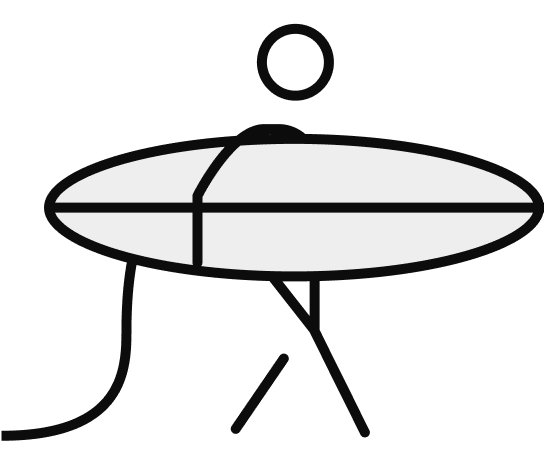
#> input picture icons/HireIconPreEdit.png, 545 x 459 px, found by its file name
$ jupyter execute --allow-errors image_editing.ipynb
#> lines starting #> are read from the running program, lines starting #| are printed output that depends on the picture; after the words box and inside, x2 and y2 are one past the last pixel; in counts of white or black regions, pixels touching at a corner belong together
[cell 1]
from svglib.svglib import svg2rlg
from reportlab.graphics import renderPDF, renderPM
import PIL
import numpy as np
import matplotlib.pyplot as plt
from scipy.ndimage import gaussian_filter
from io import BytesIO
import svgwrite
import cv2
import svgwrite
from IPython.display import SVG, display

[cell 2]
icon_name = "hireIconPreEdit"

[cell 3]
image = PIL.Image.open(f'icons/{icon_name}.png')
#> image is the input picture: PIL image 545x459 RGBA; mean R, G, B, A 40.6, 40.6, 40.6, 67.6
data = np.asarray(image)
print(data.shape)
#| (459, 545, 4)
image

[cell 4]
flat_arr = data.reshape((data.shape[0]*data.shape[1], 4))
arr = flat_arr.T

# create a 2x2 grid of subplots
#> (the rest of this cell did not finish here and is left out)

[cell 5]
smooth = False

# extract the RGB components
rgb_data = data[:, :, :3]
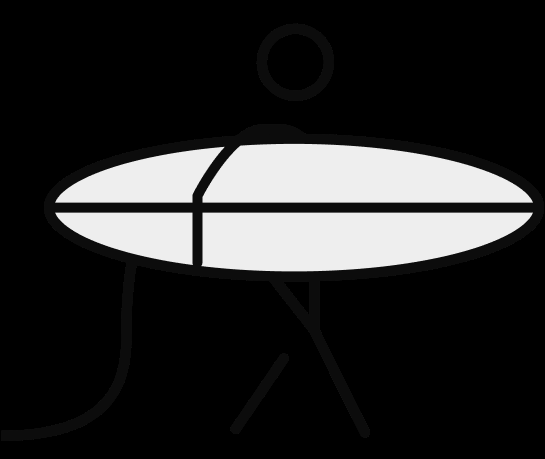
#> rgb_data: shape (459, 545, 3); min 0, max 238, mean 40.6
a_data = np.expand_dims(data[:, :, -1],-1)
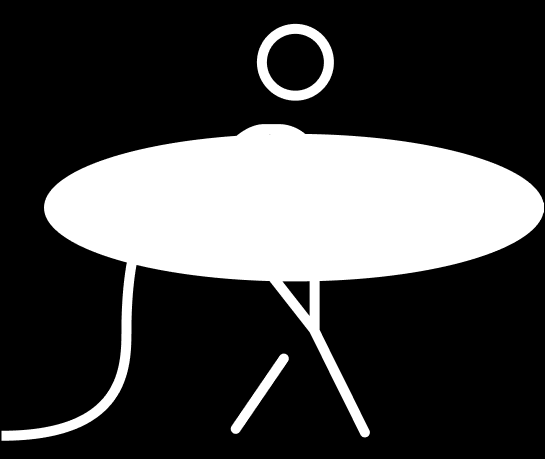
#> a_data: shape (459, 545, 1); min 0, max 255, mean 67.6

# create a boolean mask for pixels with conditions
# low_rgb_mask = (rgb_data < 100).all(axis=-1) #& (rgb_data > 20).all(axis=-1)
low_rgb_mask = (rgb_data < 20).all(axis=-1) & (a_data > 0.5).all(axis=-1)
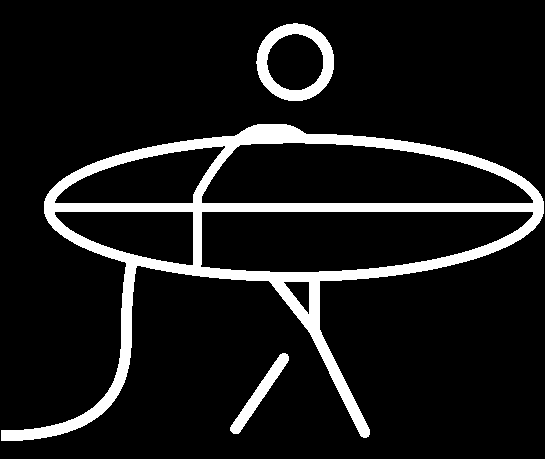
#> low_rgb_mask: shape (459, 545) bool; 10.1% white; 3 white regions, box (x1, y1, x2, y2) and area: (1, 124, 544, 441) 21834, (256, 23, 334, 101) 2311, (230, 353, 289, 434) 1031

# create a new array for the black and white image
bw_data = np.zeros((data.shape[0], data.shape[1]), dtype=np.uint8)

# set pixels with low RGB values to black and all others to white
bw_data[low_rgb_mask] = 0
bw_data[~low_rgb_mask] = 255

# Apply Gaussian blur to smooth the image
smoothed_bw_data = cv2.GaussianBlur(bw_data, (7, 7), 0)

if smooth:
    # create a new RGBA image from the smoothed black and white image, preserving the original alpha channel
    final_product = np.zeros((smoothed_bw_data.shape[0], smoothed_bw_data.shape[1], 4), dtype=np.uint8)
    final_product[:, :, 0] = smoothed_bw_data
    final_product[:, :, 1] = smoothed_bw_data
    final_product[:, :, 2] = smoothed_bw_data
    final_product[:, :, 3] = data[:, :, 3]

else:
    final_product = np.zeros((smoothed_bw_data.shape[0], smoothed_bw_data.shape[1], 4), dtype=np.uint8)
    final_product[:, :, 0] = bw_data
    final_product[:, :, 1] = bw_data
    final_product[:, :, 2] = bw_data
    final_product[:, :, 3] = data[:, :, 3]

# set the alpha channel to zero for all white pixels
white_pixels = (final_product[:, :, :3] == 255).all(axis=-1)
final_product[white_pixels, 3] = 0
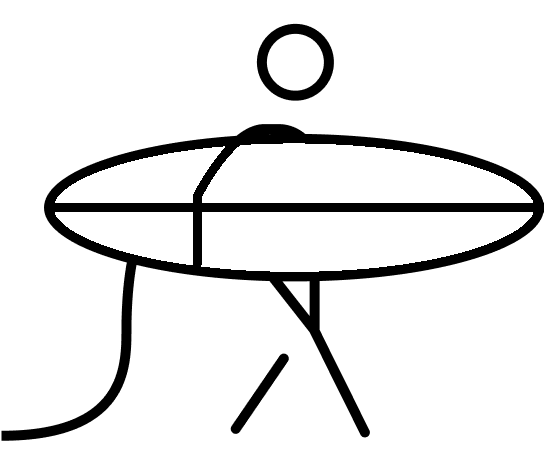
#> final_product: shape (459, 545, 4); mean R, G, B, A 229.3, 229.3, 229.3, 24.4; transparent parts drawn white

# plot the original RGBA image, the black and white image, the smoothed black and white image, and the transparent image side by side
#> (the rest of this cell did not finish here and is left out)

[cell 6]
# Make the image square
height, width = final_product.shape[:2]
#> height = 459; width = 545
size = max(width, height)
#> size = 545
square_rgba_bw_data = np.zeros((size, size, 4), dtype=np.uint8)
square_rgba_bw_data[:, :, 3] = 0  # Set alpha channel to 0 (transparent) for all pixels

if height > width:
    left_border_width = int((size-width)/2)
    right_border_width = (size - width) - left_border_width
    square_rgba_bw_data[:height, left_border_width:size-right_border_width] = final_product

elif width > height:
    top_border_height = int((size-height)/2)
#> top_border_height = 43
    bottom_border_height = (size - height) - top_border_height
#> bottom_border_height = 43
    square_rgba_bw_data[bottom_border_height:size - top_border_height, :width] = final_product
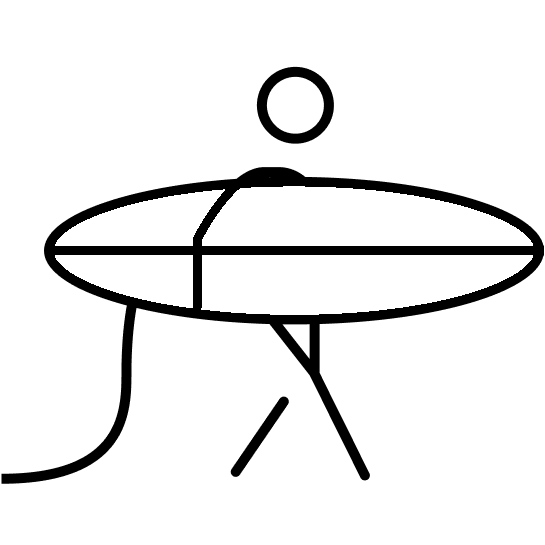
#> square_rgba_bw_data: shape (545, 545, 4); mean R, G, B, A 193.1, 193.1, 193.1, 20.5; transparent parts drawn white


plt.imshow(square_rgba_bw_data)
#> (this line was passed over: IPython is not available in this run)

# Save the square RGBA image as a PNG
cv2.imwrite(f'icons/{icon_name}_edited.png', square_rgba_bw_data)
#> Out = True
